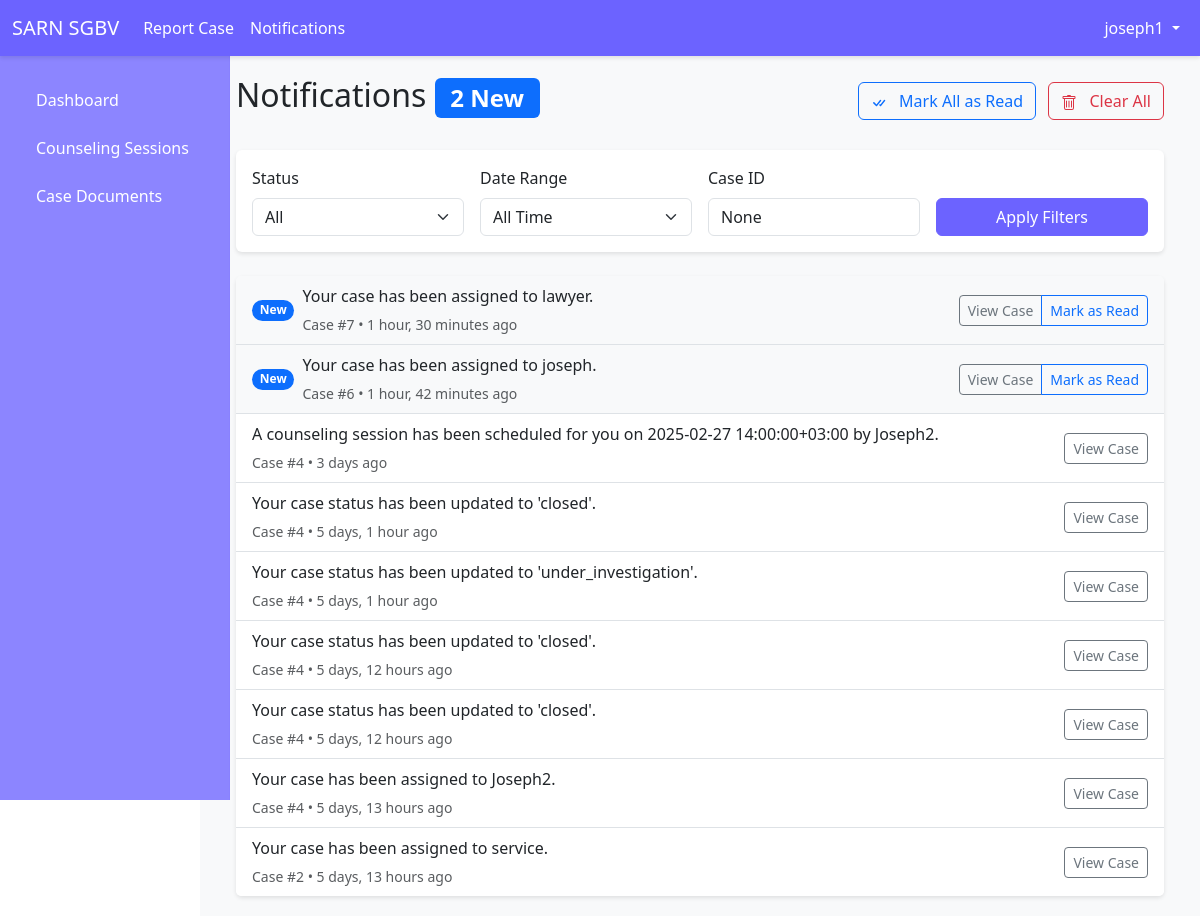
The app's page /notifications/ (signed in), older data.
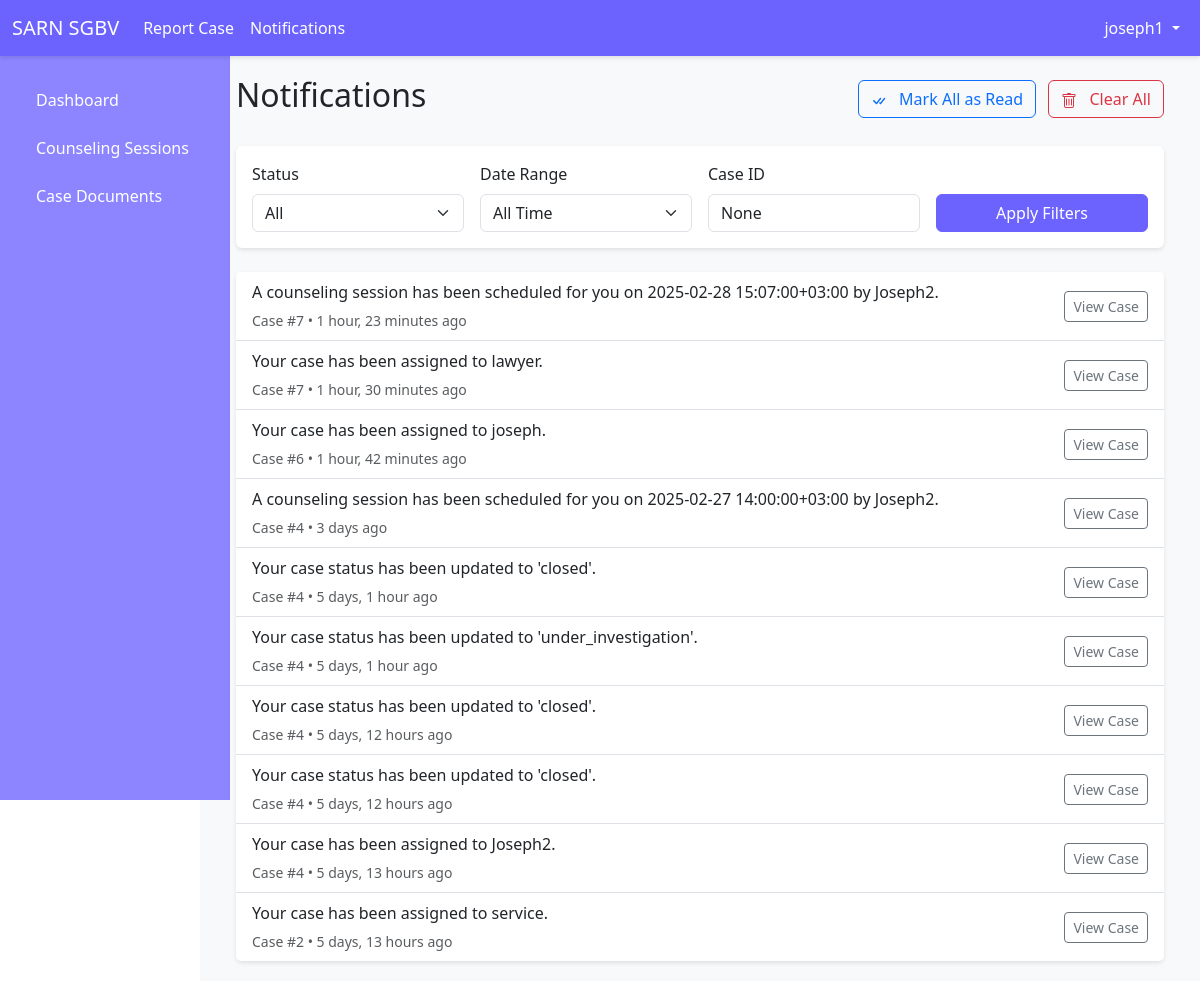
The same page, newer data.
### users/models.py (models this page shows)
class User(AbstractUser):
    ROLE_CHOICES = [
        ('survivor', 'Survivor'),
        ('officer', 'SGBV Officer'),
        ('law_enforcement', 'Law Enforcement'),
        ('medical_officer', 'Medical Officer'),
    ]
    role = models.CharField(max_length=20, choices=ROLE_CHOICES, default='survivor')
    phone = models.CharField(max_length=15, blank=True, null=True)
    address = models.TextField(blank=True, null=True)
    groups = models.ManyToManyField(Group, related_name="custom_user_groups", blank=True)
    user_permissions = models.ManyToManyField(Permission, related_name="custom_user_permissions", blank=True)

### notifications/models.py (models this page shows, shortened)
class Notification(models.Model):
    user = models.ForeignKey(User, on_delete=models.CASCADE, related_name="notifications")  # Add related_name
    case = models.ForeignKey('cases.Case', on_delete=models.CASCADE)
    message = models.TextField()
    is_read = models.BooleanField(default=False)
    created_at = models.DateTimeField(auto_now_add=True)

### cases/models.py (models this page shows, shortened)
class Case(models.Model):
    INCIDENT_TYPE_CHOICES = (
        ('physical', 'Physical Violence'),
        ('sexual', 'Sexual Violence'),
        ('emotional', 'Emotional/Psychological Violence'),
        ('economic', 'Economic Violence'),
        ('other', 'Other'),
    )
    STATUS_CHOICES = (
        ('reported', 'Reported'),
        ('under_investigation', 'Under Investigation'),
        ('medical_examination', 'Medical Examination'),
        ('legal_proceedings', 'Legal Proceedings'),
        ('closed', 'Closed'),
    )
    survivor = models.ForeignKey(User, on_delete=models.PROTECT, related_name='reported_incidents')
    incident_type = models.CharField(max_length=20, choices=INCIDENT_TYPE_CHOICES)
    incident_date = models.DateTimeField()
    incident_location = models.CharField(max_length=255)
    description = models.TextField()
    perpetrator_name = models.CharField(max_length=255, blank=True, null=True)
    perpetrator_details = models.TextField(blank=True, null=True)
    case_number = models.CharField(max_length=50)
    status = models.CharField(max_length=25, choices=STATUS_CHOICES, default='reported')
    report_date = models.DateTimeField(auto_now_add=True)
    assigned_officer = models.ForeignKey(
        User,
        on_delete=models.SET_NULL,
        null=True,
        blank=True,
        related_name='assigned_cases',
        limit_choices_to={'role': 'law_enforcement'}
    )
    created_at = models.DateTimeField(auto_now_add=True)
    updated_at = models.DateTimeField(auto_now=True)

### notifications/views.py (the view)
# urls.py: path('notifications/', login_required(notifications_list), name='notifications_list'),
@login_required
def notifications_list(request):
    queryset = Notification.objects.filter(user=request.user).order_by('-created_at')
    status = request.GET.get('status')
    date_range = request.GET.get('date_range')
    case_id = request.GET.get('case_id')
    if status == 'unread':
        queryset = queryset.filter(is_read=False)
    elif status == 'read':
        queryset = queryset.filter(is_read=True)
    if date_range == 'today':
        queryset = queryset.filter(created_at__date=timezone.now().date())
    elif date_range == 'week':
        week_ago = timezone.now() - timedelta(days=7)
        queryset = queryset.filter(created_at__gte=week_ago)
    elif date_range == 'month':
        month_ago = timezone.now() - timedelta(days=30)
        queryset = queryset.filter(created_at__gte=month_ago)
    if case_id:
        queryset = queryset.filter(case__id=case_id)
    page = request.GET.get('page', 1)
    paginator = Paginator(queryset, 10)  # Show 10 notifications per page
    try:
        notifications = paginator.page(page)
    except PageNotAnInteger:
        notifications = paginator.page(1)
    except EmptyPage:
        notifications = paginator.page(paginator.num_pages)
    unread_count = Notification.objects.filter(user=request.user, is_read=False).count()
    context = {
        'notifications': notifications,
        'unread_count': unread_count,
        'status': status,
        'date_range': date_range,
        'case_id': case_id,
    }
    return render(request, 'notifications/list.html', context)

### notifications/templates/notifications/list.html (shortened to what this page needs)
{% extends 'base.html' %}
{% block content %}
<div class="container-fluid">
    <div class="d-flex justify-content-between align-items-center mb-4">
        <h2>
            Notifications
            {% if unread_count %}
            <span class="badge bg-primary">{{ unread_count }} New</span>
            {% endif %}
        </h2>
        <div>
            {% if notifications %}
            <button class="btn btn-outline-primary me-2" id="markAllRead">
                Mark All as Read
            </button>
            <button class="btn btn-outline-danger" id="clearAll">
                Clear All
            </button>
            {% endif %}
        </div>
    </div>
    <div class="card mb-4">
        <div class="card-body">
            <form class="row g-3" method="GET">
                <div class="col-md-3">
                    <label class="form-label">Status</label>
                    <select class="form-select" name="status">
                        <option value="">All</option>
                    </select>
                </div>
                <div class="col-md-3">
                    <label class="form-label">Date Range</label>
                    <select class="form-select" name="date_range">
                        <option value="">All Time</option>
                    </select>
                </div>
                <div class="col-md-3">
                    <label class="form-label">Case ID</label>
                    <input type="text" class="form-control" name="case_id" value="{{ case_id }}" placeholder="Filter by Case ID">
                </div>
                <div class="col-md-3 d-flex align-items-end">
                    <button type="submit" class="btn btn-primary w-100">Apply Filters</button>
                </div>
            </form>
        </div>
    </div>
    {% if notifications %}
    <div class="card">
        <div class="list-group list-group-flush">
            {% for notification in notifications %}
            <div class="list-group-item {% if not notification.is_read %}bg-light{% endif %}">
                <div class="d-flex justify-content-between align-items-center">
                    <div class="d-flex align-items-center">
                        {% if not notification.is_read %}
                        <span class="badge bg-primary rounded-pill me-2">New</span>
                        {% endif %}
                        <div>
                            <p class="mb-1">{{ notification.message }}</p>
                            <small class="text-muted">
                                Case #{{ notification.case.id }} •
                                {{ notification.created_at|timesince }} ago
                            </small>
                        </div>
                    </div>
                    <div class="btn-group">
                        <a href="{% url 'case_detail' notification.case.id %}" class="btn btn-sm btn-outline-secondary">
                            View Case
                        </a>
                        {% if not notification.is_read %}
                        <a href="{% url 'mark_notification_as_read' notification.id %}" class="btn btn-sm btn-outline-primary">
                            Mark as Read
                        </a>
                        {% endif %}
                    </div>
                </div>
            </div>
            {% endfor %}
        </div>
    </div>
    {% endif %}
</div>
{% endblock %}

### templates/base.html (shortened to what this page needs)
<!DOCTYPE html>
<html lang="en">
<head>
    <link href="https://cdn.jsdelivr.net/npm/bootstrap@5.3.0/dist/css/bootstrap.min.css" rel="stylesheet">
</head>
<body>
    <nav class="navbar navbar-expand-lg">
        <div class="container-fluid">
            <a class="navbar-brand" href="{% url 'dashboard' %}">SARN SGBV</a>
            <div class="collapse navbar-collapse" id="navbarNav">
                <ul class="navbar-nav me-auto">
                    {% if user.is_authenticated %}
                        <li class="nav-item">
                            <a class="nav-link" href="{% url 'report_case' %}">Report Case</a>
                        </li>
                        <li class="nav-item">
                            <a class="nav-link" href="{% url 'notifications_list' %}">
                                Notifications
                            </a>
                        </li>
                    {% endif %}
                </ul>
                <ul class="navbar-nav">
                    {% if user.is_authenticated %}
                        <li class="nav-item dropdown">
                            <a class="nav-link dropdown-toggle" href="#" id="userDropdown" role="button" data-bs-toggle="dropdown">
                                {{ user.username }}
                            </a>
                        </li>
                    {% else %}
                        <li class="nav-item">
                            <a class="nav-link" href="{% url 'login' %}">Login</a>
                        </li>
                    {% endif %}
                </ul>
            </div>
        </div>
    </nav>
    <div class="container-fluid">
        <div class="row">
            {% if user.is_authenticated %}
            <div class="col-md-3 col-lg-2 d-md-block sidebar collapse">
                <div class="position-sticky">
                    <ul class="nav flex-column">
                        <li class="nav-item">
                            <a class="nav-link" href="{% url 'dashboard' %}">
                                Dashboard
                            </a>
                        </li>
                        {% if user.role != "law_enforcement" %}
                        <li class="nav-item">
                            <a class="nav-link" href="{% url 'counseling_sessions' %}">
                                Counseling Sessions
                            </a>
                        </li>
                        {% endif %}
                        <li class="nav-item">
                            <a class="nav-link" href="{% url 'case_documents' %}">
                                Case Documents
                            </a>
                        </li>
                    </ul>
                </div>
            </div>
            <main class="col-md-9 ms-sm-auto col-lg-10 px-md-4 main-content">
            {% else %}
            <main class="col-12 px-4 main-content">
            {% endif %}
                {% block content %}
                {% endblock %}
            </main>
        </div>
    </div>
</body>
</html>

### templates/base.html (style rules this page uses)
:root { --primary-color: #6c63ff; --primary-light: #8c85ff; --primary-dark: #5a52cc; --primary-fade: rgba(108, 99, 255, 0.1); }
.navbar { background-color: var(--primary-color); box-shadow: 0 2px 4px rgba(0, 0, 0, 0.1); position: fixed; top: 0; left: 0; right: 0; z-index: 1000; height: 56px; }
.navbar-brand, .nav-link { color: white !important; }
.sidebar { background-color: var(--primary-light); border-right: 1px solid var(--primary-fade); height: calc(100vh - 56px); position: fixed; top: 56px; left: 0; width: 230px; overflow-y: auto; padding: 20px; z-index: 999; }
.sidebar .nav-link { color: #333; padding: 8px 16px; margin: 4px 0; border-radius: 4px; }
.main-content { margin-top: 56px; margin-left: 250px; padding: 20px; background-color: #f8f9fa; min-height: calc(100vh - 56px); }
.btn-primary { background-color: var(--primary-color); border-color: var(--primary-color); }
.card { border: none; box-shadow: 0 2px 4px rgba(0, 0, 0, 0.1); transition: transform 0.2s; }

Row changes from the older to the newer data that the page shows:
added Notification: message "A counseling session has been scheduled for you on 2025-02-28 15:07:00+03:00 by Joseph2.", case.id "7", created_at "1 hour, 23 minutes"
changed Notification "Your case has been assigned to lawyer.": no longer shows "New Mark as Read"
changed Notification "Your case has been assigned to joseph.": no longer shows "New Mark as Read"
Text that changed along with them:
{{ unread_count }}: "2" → (not shown)
text no longer shown: "New"
